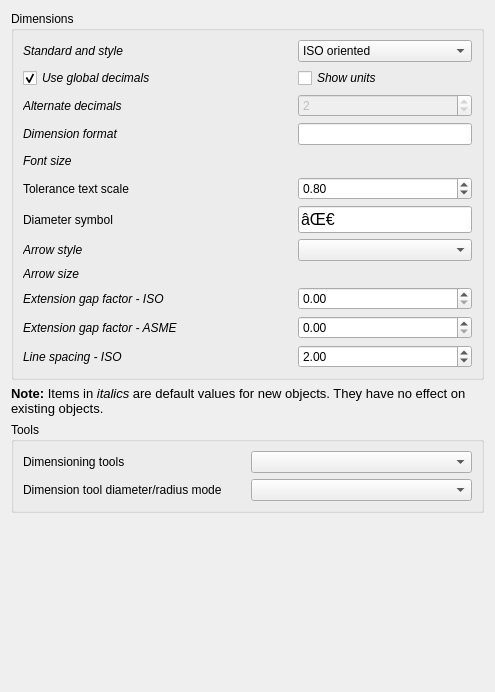
<?xml version="1.0" encoding="UTF-8"?>
<ui version="4.0">
 <class>TechDrawGui::DlgPrefsTechDrawDimensionsImp</class>
 <widget class="QWidget" name="TechDrawGui::DlgPrefsTechDrawDimensionsImp">
  <property name="geometry">
   <rect>
    <x>0</x>
    <y>0</y>
    <width>495</width>
    <height>692</height>
   </rect>
  </property>
  <property name="sizePolicy">
   <sizepolicy hsizetype="Preferred" vsizetype="Minimum">
    <horstretch>0</horstretch>
    <verstretch>0</verstretch>
   </sizepolicy>
  </property>
  <property name="windowTitle">
   <string>Dimensions</string>
  </property>
  <layout class="QVBoxLayout" name="verticalLayout_3">
   <item>
    <widget class="QGroupBox" name="gbDim">
     <property name="sizePolicy">
      <sizepolicy hsizetype="Preferred" vsizetype="Preferred">
       <horstretch>0</horstretch>
       <verstretch>0</verstretch>
      </sizepolicy>
     </property>
     <property name="title">
      <string>Dimensions</string>
     </property>
     <layout class="QVBoxLayout" name="verticalLayout_2">
      <item>
       <layout class="QGridLayout" name="gridLayout">
        <item row="8" column="2">
         <widget class="Gui::PrefUnitSpinBox" name="plsb_ArrowSize" native="true">
          <property name="sizePolicy">
           <sizepolicy hsizetype="Preferred" vsizetype="Preferred">
            <horstretch>0</horstretch>
            <verstretch>0</verstretch>
           </sizepolicy>
          </property>
          <property name="toolTip">
           <string>Arrowhead size</string>
          </property>
          <property name="value" stdset="0">
           <double>5.000000000000000</double>
          </property>
          <property name="prefEntry" stdset="0">
           <cstring>ArrowSize</cstring>
          </property>
          <property name="prefPath" stdset="0">
           <cstring>Mod/TechDraw/Dimensions</cstring>
          </property>
         </widget>
        </item>
        <item row="3" column="0">
         <widget class="QLabel" name="label">
          <property name="font">
           <font>
            <italic>true</italic>
           </font>
          </property>
          <property name="text">
           <string>Dimension format</string>
          </property>
         </widget>
        </item>
        <item row="7" column="2">
         <widget class="Gui::PreauracadomboBox" name="pcbArrow">
          <property name="sizePolicy">
           <sizepolicy hsizetype="Preferred" vsizetype="Preferred">
            <horstretch>0</horstretch>
            <verstretch>0</verstretch>
           </sizepolicy>
          </property>
          <property name="toolTip">
           <string>Arrowhead style</string>
          </property>
          <property name="currentIndex">
           <number>-1</number>
          </property>
          <property name="prefEntry" stdset="0">
           <cstring>ArrowStyle</cstring>
          </property>
          <property name="prefPath" stdset="0">
           <cstring>Mod/TechDraw/Dimensions</cstring>
          </property>
         </widget>
        </item>
        <item row="6" column="0">
         <widget class="QLabel" name="label_8">
          <property name="text">
           <string>Diameter symbol</string>
          </property>
         </widget>
        </item>
        <item row="0" column="2">
         <widget class="Gui::PreauracadomboBox" name="pcbStandardAndStyle">
          <property name="sizePolicy">
           <sizepolicy hsizetype="Preferred" vsizetype="Preferred">
            <horstretch>0</horstretch>
            <verstretch>0</verstretch>
           </sizepolicy>
          </property>
          <property name="toolTip">
           <string>Standard to be used for dimensional values</string>
          </property>
          <property name="prefEntry" stdset="0">
           <cstring>StandardAndStyle</cstring>
          </property>
          <property name="prefPath" stdset="0">
           <cstring>/Mod/TechDraw/Dimensions</cstring>
          </property>
          <item>
           <property name="text">
            <string>ISO oriented</string>
           </property>
          </item>
          <item>
           <property name="text">
            <string>ISO referencing</string>
           </property>
          </item>
          <item>
           <property name="text">
            <string>ASME inlined</string>
           </property>
          </item>
          <item>
           <property name="text">
            <string>ASME referencing</string>
           </property>
          </item>
         </widget>
        </item>
        <item row="4" column="0">
         <widget class="QLabel" name="label_2">
          <property name="font">
           <font>
            <italic>true</italic>
           </font>
          </property>
          <property name="text">
           <string>Font size</string>
          </property>
         </widget>
        </item>
        <item row="1" column="2">
         <widget class="Gui::PreauracadheckBox" name="cbShowUnits">
          <property name="sizePolicy">
           <sizepolicy hsizetype="Preferred" vsizetype="Preferred">
            <horstretch>0</horstretch>
            <verstretch>0</verstretch>
           </sizepolicy>
          </property>
          <property name="font">
           <font>
            <italic>true</italic>
           </font>
          </property>
          <property name="toolTip">
           <string>Append unit to dimension values</string>
          </property>
          <property name="text">
           <string>Show units</string>
          </property>
          <property name="prefEntry" stdset="0">
           <cstring>ShowUnits</cstring>
          </property>
          <property name="prefPath" stdset="0">
           <cstring>/Mod/TechDraw/Dimensions</cstring>
          </property>
         </widget>
        </item>
        <item row="0" column="0">
         <widget class="QLabel" name="label_16">
          <property name="font">
           <font>
            <italic>true</italic>
           </font>
          </property>
          <property name="text">
           <string>Standard and style</string>
          </property>
         </widget>
        </item>
        <item row="4" column="2">
         <widget class="Gui::PrefUnitSpinBox" name="plsb_FontSize" native="true">
          <property name="sizePolicy">
           <sizepolicy hsizetype="Preferred" vsizetype="Preferred">
            <horstretch>0</horstretch>
            <verstretch>0</verstretch>
           </sizepolicy>
          </property>
          <property name="toolTip">
           <string>Dimension text font size</string>
          </property>
          <property name="value" stdset="0">
           <double>4.000000000000000</double>
          </property>
          <property name="prefEntry" stdset="0">
           <cstring>FontSize</cstring>
          </property>
          <property name="prefPath" stdset="0">
           <cstring>/Mod/TechDraw/Dimensions</cstring>
          </property>
         </widget>
        </item>
        <item row="8" column="0">
         <widget class="QLabel" name="label_12">
          <property name="font">
           <font>
            <italic>true</italic>
           </font>
          </property>
          <property name="text">
           <string>Arrow size</string>
          </property>
         </widget>
        </item>
        <item row="7" column="0">
         <widget class="QLabel" name="label_9">
          <property name="font">
           <font>
            <italic>true</italic>
           </font>
          </property>
          <property name="text">
           <string>Arrow style</string>
          </property>
         </widget>
        </item>
        <item row="5" column="2">
         <widget class="Gui::PrefDoubleSpinBox" name="pdsbToleranceScale">
          <property name="sizePolicy">
           <sizepolicy hsizetype="Preferred" vsizetype="Preferred">
            <horstretch>0</horstretch>
            <verstretch>0</verstretch>
           </sizepolicy>
          </property>
          <property name="minimumSize">
           <size>
            <width>174</width>
            <height>0</height>
           </size>
          </property>
          <property name="baseSize">
           <size>
            <width>0</width>
            <height>0</height>
           </size>
          </property>
          <property name="toolTip">
           <string>Tolerance text scale
Multiplier of 'Font size'</string>
          </property>
          <property name="accessibleName">
           <string/>
          </property>
          <property name="singleStep">
           <double>0.100000000000000</double>
          </property>
          <property name="value">
           <double>0.800000000000000</double>
          </property>
          <property name="prefEntry" stdset="0">
           <cstring>TolSizeAdjust</cstring>
          </property>
          <property name="prefPath" stdset="0">
           <cstring>Mod/TechDraw/Dimensions</cstring>
          </property>
         </widget>
        </item>
        <item row="5" column="0">
         <widget class="QLabel" name="lbl_LabelFont">
          <property name="baseSize">
           <size>
            <width>0</width>
            <height>0</height>
           </size>
          </property>
          <property name="font">
           <font>
            <italic>false</italic>
           </font>
          </property>
          <property name="text">
           <string>Tolerance text scale</string>
          </property>
         </widget>
        </item>
        <item row="2" column="2">
         <widget class="Gui::PrefSpinBox" name="sbAltDecimals">
          <property name="enabled">
           <bool>false</bool>
          </property>
          <property name="sizePolicy">
           <sizepolicy hsizetype="Preferred" vsizetype="Preferred">
            <horstretch>0</horstretch>
            <verstretch>0</verstretch>
           </sizepolicy>
          </property>
          <property name="toolTip">
           <string>Number of decimals if 'Use global decimals' is not used</string>
          </property>
          <property name="value">
           <number>2</number>
          </property>
          <property name="prefEntry" stdset="0">
           <cstring>AltDecimals</cstring>
          </property>
          <property name="prefPath" stdset="0">
           <cstring>/Mod/TechDraw/Dimensions</cstring>
          </property>
         </widget>
        </item>
        <item row="6" column="2">
         <widget class="Gui::PrefLineEdit" name="leDiameter">
          <property name="sizePolicy">
           <sizepolicy hsizetype="Preferred" vsizetype="Preferred">
            <horstretch>0</horstretch>
            <verstretch>0</verstretch>
           </sizepolicy>
          </property>
          <property name="font">
           <font>
            <pointsize>12</pointsize>
           </font>
          </property>
          <property name="toolTip">
           <string>Character used to indicate diameter dimensions</string>
          </property>
          <property name="text">
           <string notr="true">âŒ€</string>
          </property>
          <property name="prefEntry" stdset="0">
           <cstring>DiameterSymbol</cstring>
          </property>
          <property name="prefPath" stdset="0">
           <cstring>/Mod/TechDraw/Dimensions</cstring>
          </property>
         </widget>
        </item>
        <item row="1" column="0">
         <widget class="Gui::PreauracadheckBox" name="cbGlobalDecimals">
          <property name="sizePolicy">
           <sizepolicy hsizetype="Preferred" vsizetype="Preferred">
            <horstretch>0</horstretch>
            <verstretch>0</verstretch>
           </sizepolicy>
          </property>
          <property name="font">
           <font>
            <italic>true</italic>
           </font>
          </property>
          <property name="toolTip">
           <string>Use system setting for number of decimals</string>
          </property>
          <property name="text">
           <string>Use global decimals</string>
          </property>
          <property name="checked">
           <bool>true</bool>
          </property>
          <property name="prefEntry" stdset="0">
           <cstring>UseGlobalDecimals</cstring>
          </property>
          <property name="prefPath" stdset="0">
           <cstring>/Mod/TechDraw/Dimensions</cstring>
          </property>
         </widget>
        </item>
        <item row="4" column="1">
         <spacer name="horizontalSpacer">
          <property name="orientation">
           <enum>Qt::Horizontal</enum>
          </property>
          <property name="sizeHint" stdset="0">
           <size>
            <width>40</width>
            <height>20</height>
           </size>
          </property>
         </spacer>
        </item>
        <item row="2" column="0">
         <widget class="QLabel" name="label_11">
          <property name="font">
           <font>
            <italic>true</italic>
           </font>
          </property>
          <property name="text">
           <string>Alternate decimals</string>
          </property>
         </widget>
        </item>
        <item row="9" column="0">
         <widget class="QLabel" name="label_3">
          <property name="font">
           <font>
            <italic>true</italic>
           </font>
          </property>
          <property name="toolTip">
           <string>Controls the gap size between the dimension point and the start of the extension line for ISO dimensions</string>
          </property>
          <property name="text">
           <string>Extension gap factor - ISO</string>
          </property>
         </widget>
        </item>
        <item row="3" column="2">
         <widget class="Gui::PrefLineEdit" name="leFormatSpec">
          <property name="toolTip">
           <string>Leave blank for automatic dimension format. Use %f, %g or %w specifiers to override.</string>
          </property>
          <property name="prefEntry" stdset="0">
           <cstring>formatSpec</cstring>
          </property>
          <property name="prefPath" stdset="0">
           <cstring>/Mod/TechDraw/Dimensions</cstring>
          </property>
         </widget>
        </item>
        <item row="10" column="0">
         <widget class="QLabel" name="label_4">
          <property name="font">
           <font>
            <italic>true</italic>
           </font>
          </property>
          <property name="toolTip">
           <string>Controls the gap size between the dimension point and the start of the extension line for ASME dimensions</string>
          </property>
          <property name="text">
           <string>Extension gap factor - ASME</string>
          </property>
         </widget>
        </item>
        <item row="9" column="2">
         <widget class="Gui::PrefDoubleSpinBox" name="pdsbGapISO">
          <property name="toolTip">
           <string>Controls the gap size between the dimension point and the start of the extension line for ISO dimensions.
 Value multiplied by the line width is the gap.
 Normally, no gap is used. If using a gap, the recommended value is 8.</string>
          </property>
          <property name="value">
           <double>0.000000000000000</double>
          </property>
          <property name="prefEntry" stdset="0">
           <cstring>GapISO</cstring>
          </property>
          <property name="prefPath" stdset="0">
           <cstring>Mod/TechDraw/Dimensions</cstring>
          </property>
         </widget>
        </item>
        <item row="10" column="2">
         <widget class="Gui::PrefDoubleSpinBox" name="pdsbGapASME">
          <property name="toolTip">
           <string>Controls the gap size between the dimension point and the start of the extension line for ASME dimensions. Value multiplied by the line width is the gap.
 Normally, no gap is used. If using a gap, the recommended value is 6.</string>
          </property>
          <property name="value">
           <double>0.000000000000000</double>
          </property>
          <property name="prefEntry" stdset="0">
           <cstring>GapASME</cstring>
          </property>
          <property name="prefPath" stdset="0">
           <cstring>Mod/TechDraw/Dimensions</cstring>
          </property>
         </widget>
        </item>
        <item row="11" column="0">
         <widget class="QLabel" name="label_18">
          <property name="font">
           <font>
            <italic>true</italic>
           </font>
          </property>
          <property name="toolTip">
           <string>Controls the gap size between dimension line and dimension text for ISO dimensions.</string>
          </property>
          <property name="text">
           <string>Line spacing - ISO</string>
          </property>
         </widget>
        </item>
        <item row="11" column="2">
         <widget class="Gui::PrefDoubleSpinBox" name="pdsbLineSpacingFactorISO">
          <property name="toolTip">
           <string>Controls the gap size between dimension line and dimension text.
 Value multiplied by the line width is the line spacing.</string>
          </property>
          <property name="minimum">
           <double>-99.000000000000000</double>
          </property>
          <property name="value">
           <double>2.000000000000000</double>
          </property>
          <property name="prefEntry" stdset="0">
           <cstring>LineSpacingFactorISO</cstring>
          </property>
          <property name="prefPath" stdset="0">
           <cstring>Mod/TechDraw/Dimensions</cstring>
          </property>
         </widget>
        </item>
       </layout>
      </item>
     </layout>
    </widget>
   </item>
   <item>
    <widget class="QLabel" name="label_17">
     <property name="font">
      <font>
       <pointsize>10</pointsize>
       <italic>false</italic>
      </font>
     </property>
     <property name="text">
      <string>&lt;html&gt;&lt;head/&gt;&lt;body&gt;&lt;p&gt;&lt;span style=&quot; font-weight:600;&quot;&gt;Note:&lt;/span&gt; Items in &lt;span style=&quot; font-style:italic;&quot;&gt;italics&lt;/span&gt; are default values for new objects. They have no effect on existing objects.&lt;/p&gt;&lt;/body&gt;&lt;/html&gt;</string>
     </property>
     <property name="wordWrap">
      <bool>true</bool>
     </property>
    </widget>
   </item>
   <item>
    <widget class="QGroupBox" name="groupBox_6">
     <property name="sizePolicy">
      <sizepolicy hsizetype="Expanding" vsizetype="Minimum">
       <horstretch>0</horstretch>
       <verstretch>0</verstretch>
      </sizepolicy>
     </property>
     <property name="title">
      <string>Tools</string>
     </property>
     <layout class="QGridLayout" name="gridLayout_general">
      <item row="0" column="0">
       <widget class="QLabel" name="dimensioningLabel">
        <property name="text">
         <string>Dimensioning tools</string>
        </property>
       </widget>
      </item>
      <item row="0" column="1">
       <widget class="QComboBox" name="dimensioningMode">
        <property name="toolTip">
         <string>Choose the type of dimensioning tools shown in the toolbar:
â€˜Single toolâ€™ provides one unified tool for all dimension types (Distance, X/Y, Angle, Radius) with others in a drop-down.
â€˜Separated toolsâ€™ displays individual tools for each dimension type.
â€˜Bothâ€™ enables both the unified tool and the individual tools.
This affects only the toolbar; all tools remain available via the menu and shortcuts.</string>
        </property>
       </widget>
      </item>
      <item row="1" column="0">
       <widget class="QLabel" name="radiusDiameterLabel">
        <property name="text">
         <string>Dimension tool diameter/radius mode</string>
        </property>
       </widget>
      </item>
      <item row="1" column="1">
       <widget class="QComboBox" name="radiusDiameterMode">
        <property name="toolTip">
         <string>While using the dimension tool you may choose how to handle circles and arcs:
'Auto': The tool will apply radius to arcs and diameter to circles.
'Diameter': The tool will apply diameter to all.
'Radius': The tool will apply radius to all.</string>
        </property>
       </widget>
      </item>
     </layout>
    </widget>
   </item>
   <item>
    <spacer name="verticalSpacer">
     <property name="orientation">
      <enum>Qt::Vertical</enum>
     </property>
     <property name="sizeHint" stdset="0">
      <size>
       <width>20</width>
       <height>20</height>
      </size>
     </property>
    </spacer>
   </item>
  </layout>
 </widget>
 <customwidgets>
  <customwidget>
   <class>Gui::QuantitySpinBox</class>
   <extends>QWidget</extends>
   <header>Gui/QuantitySpinBox.h</header>
  </customwidget>
  <customwidget>
   <class>Gui::PrefSpinBox</class>
   <extends>QSpinBox</extends>
   <header>Gui/PrefWidgets.h</header>
  </customwidget>
  <customwidget>
   <class>Gui::PreauracadheckBox</class>
   <extends>QCheckBox</extends>
   <header>Gui/PrefWidgets.h</header>
  </customwidget>
  <customwidget>
   <class>Gui::PreauracadomboBox</class>
   <extends>QComboBox</extends>
   <header>Gui/PrefWidgets.h</header>
  </customwidget>
  <customwidget>
   <class>Gui::PrefLineEdit</class>
   <extends>QLineEdit</extends>
   <header>Gui/PrefWidgets.h</header>
  </customwidget>
  <customwidget>
   <class>Gui::PrefDoubleSpinBox</class>
   <extends>QDoubleSpinBox</extends>
   <header>Gui/PrefWidgets.h</header>
  </customwidget>
  <customwidget>
   <class>Gui::PrefUnitSpinBox</class>
   <extends>Gui::QuantitySpinBox</extends>
   <header>Gui/PrefWidgets.h</header>
  </customwidget>
 </customwidgets>
 <resources/>
 <connections>
  <connection>
   <sender>cbGlobalDecimals</sender>
   <signal>toggled(bool)</signal>
   <receiver>sbAltDecimals</receiver>
   <slot>setDisabled(bool)</slot>
   <hints>
    <hint type="sourcelabel">
     <x>108</x>
     <y>71</y>
    </hint>
    <hint type="destinationlabel">
     <x>425</x>
     <y>124</y>
    </hint>
   </hints>
  </connection>
 </connections>
</ui>
